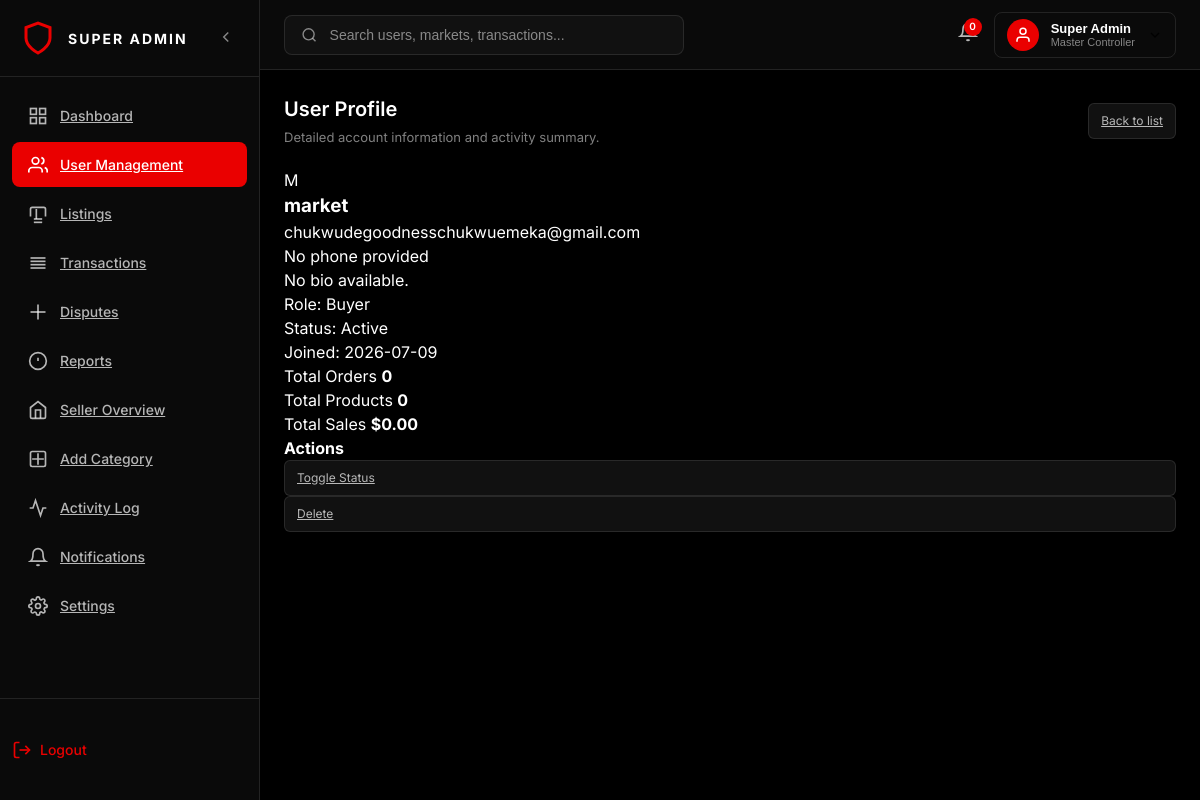
/super/admin/user/1/ (signed in), run on the app's committed database.
### multi/models.py (models this page shows, shortened)
class User(AbstractUser):
    ROLE_CHOICES = (
        ('buyer', 'Buyer'),
        ('seller', 'Seller'),
        ('both', 'Buyer & Seller'),
    )
    role = models.CharField(
        max_length=10,
        choices=ROLE_CHOICES,
        default='buyer'
    )
    profile_image = models.ImageField(upload_to='profiles/', blank=True, null=True)
    phone = models.CharField(max_length=20, blank=True)
    bio = models.TextField(blank=True)

### multi/views.py (the view)
# urls.py: path('super/admin/user/<int:user_id>/', views.user_detail, name='user_detail'),
@super_admin_required
def user_detail(request, user_id):
    user = get_object_or_404(User, id=user_id)
    product_count = Product.objects.filter(seller=user).count()
    order_count = OrderItem.objects.filter(Q(order__buyer=user) | Q(seller=user)).count()
    total_sales = OrderItem.objects.filter(seller=user, status='Completed').aggregate(total=Sum(F('price') * F('quantity')))['total'] or 0
    total_orders = OrderItem.objects.filter(seller=user).count() if user.role in ['seller', 'both'] else OrderItem.objects.filter(order__buyer=user).count()
    total_products = Product.objects.filter(seller=user).count()
    return render(request, 'super_admin/user_detail.html', {
        'user_obj': user,
        'product_count': product_count,
        'order_count': order_count,
        'total_sales': total_sales,
        'total_products': total_products,
        'total_orders': total_orders,
    })

### multi/context_processors.py (called while the page is built, shortened)
def seller_context(request):
    notifications = []
    notification_count = 0
    if request.user.is_authenticated:
        orders = OrderItem.objects.filter(product__seller=request.user)
        for order in orders:
            order.check_expiry()
        if request.user.is_superuser:
            messages = ContactMessage.objects.filter(status='unread').order_by('-created_at')[:5]
            notification_count = messages.count()
        return {
            'pending_orders': orders.filter(status='Pending').count(),
            'dashboard_notifications': notifications,
            'dashboard_notifications_count': notification_count,
        }
    return {
        'pending_orders': 0,
        'dashboard_notifications': [],
        'dashboard_notifications_count': 0,
    }

### multi/utils.py (called while the page is built)
def super_admin_required(view_func):
    @wraps(view_func)
    def _wrapped_view(request, *args, **kwargs):
        if not request.user.is_authenticated or not request.user.is_superuser:
            return redirect('home')  # or login page
        return view_func(request, *args, **kwargs)
    return _wrapped_view

### multi/templates/super_admin/user_detail.html (shortened to what this page needs)
{% extends 'super_admin/admin_base.html' %}
{% load static %}
{% block users_active %}active{% endblock %}
{% block content %}
<div class="detail-panel">
    <div class="section-header">
        <div>
            <h2>User Profile</h2>
            <p>Detailed account information and activity summary.</p>
        </div>
        <a href="{% url 'users' %}" class="action-btn">Back to list</a>
    </div>
    <div class="profile-grid">
        <div class="profile-card">
            <div class="profile-avatar">{{ user_obj.username|slice:":1"|upper }}</div>
            <h3>{{ user_obj.get_full_name|default:user_obj.username }}</h3>
            <p>{{ user_obj.email }}</p>
            <p>{{ user_obj.phone|default:'No phone provided' }}</p>
            <p>{{ user_obj.bio|default:'No bio available.' }}</p>
            <p>Role: {{ user_obj.get_role_display }}</p>
            <p>Status: {% if user_obj.is_active %}Active{% else %}Inactive{% endif %}</p>
            <p>Joined: {{ user_obj.date_joined|date:"Y-m-d" }}</p>
        </div>
        <div class="detail-card">
            <div class="stats-row">
                <div>
                    <span>Total Orders</span>
                    <strong>{{ total_orders }}</strong>
                </div>
                <div>
                    <span>Total Products</span>
                    <strong>{{ total_products }}</strong>
                </div>
                <div>
                    <span>Total Sales</span>
                    <strong>${{ total_sales|floatformat:2 }}</strong>
                </div>
            </div>
            <div class="section-block">
                <h4>Actions</h4>
                <a href="{% url 'toggle_user_status' user_obj.id %}" class="action-btn">Toggle Status</a>
                <a href="{% url 'delete_user' user_obj.id %}" class="action-btn danger" onclick="return confirm('Delete this user?');">Delete</a>
            </div>
        </div>
    </div>
</div>
{% endblock %}

### multi/static/css/styless.css (style rules this page uses)
:root { --bg-primary: #000000; --bg-secondary: #0a0a0a; --bg-tertiary: #111111; --bg-card: #141414; --bg-hover: #1a1a1a; --text-primary: #ffffff; --text-secondary: rgba(255, 255, 255, 0.7); --text-muted: rgba(255, 255, 255, 0.5); --accent-red: #ea0000; --accent-green: #00ff88; --accent-blue: #0088ff; --accent-yellow: #ffc107; --accent-orange: #ff8800; --border-color: rgba(255, 255, 255, 0.1); --border-hover: rgba(255, 255, 255, 0.2); --sidebar-width: 260px; --sidebar-collapsed: 70px; --header-height: 70px; --transition-fast: 0.2s ease; --transition-normal: 0.3s ease; --shadow-card: 0 4px 20px rgba(0, 0, 0, 0.5); }
* { margin: 0; padding: 0; box-sizing: border-box; }
body { font-family: 'Inter', -apple-system, BlinkMacSystemFont, 'Segoe UI', Roboto, sans-serif; background-color: var(--bg-primary); color: var(--text-primary); line-height: 1.5; overflow-x: hidden; }
.section-header { display: flex; align-items: center; justify-content: space-between; margin-bottom: 20px; }
.section-header h2 { font-size: 20px; font-weight: 600; color: var(--text-primary); }
.section-header p { font-size: 13px; color: var(--text-muted); margin-top: 4px; }
.action-btn { display: flex; align-items: center; gap: 6px; background: var(--bg-tertiary); border: 1px solid var(--border-color); border-radius: 6px; padding: 8px 12px; color: var(--text-secondary); font-size: 12px; cursor: pointer; transition: all var(--transition-fast); }

### data on the page
User: username "M", get_full_name "market", email "chukwudegoodnesschukwuemeka@gmail.com", phone "No phone provided", bio "No bio available.", role "Buyer", date_joined "2026-07-09"

### other printed values
{{ dashboard_notifications_count|default:0 }} "0"
{{ total_orders }} "0"
{{ total_products }} "0"
{{ total_sales|floatformat:2 }} "0.00"
